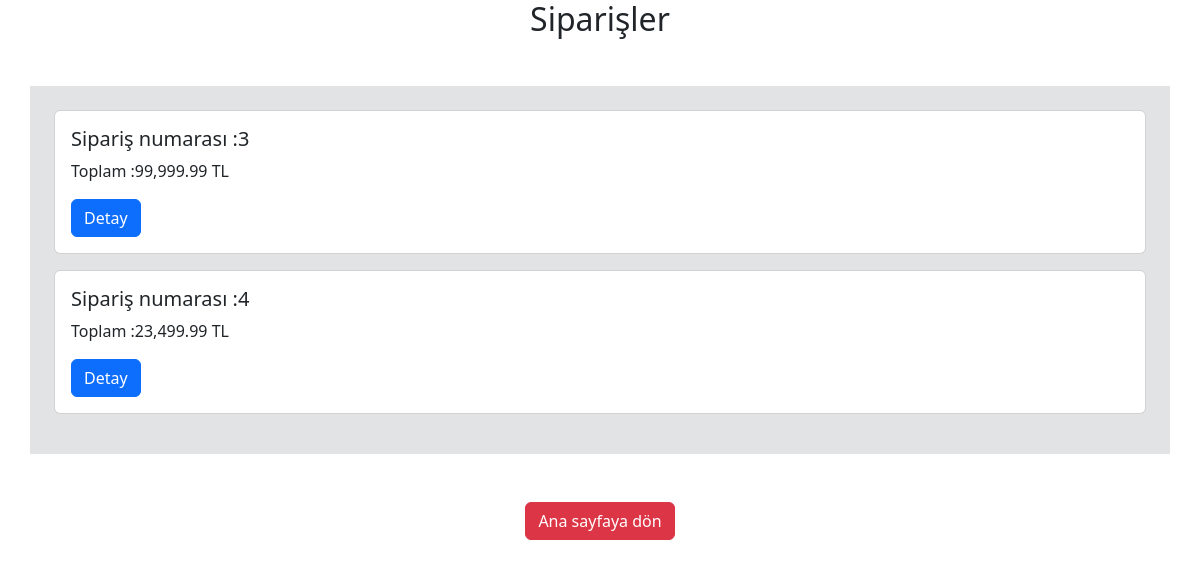
/orders.php, run on the app's committed database.
### tables this page shows
CREATE TABLE `orders` (
  `ID` int(11) NOT NULL,
  `total` double NOT NULL
);

### orders.php (the view, shortened to what this page needs)
<?php
require_once("libs/db.php");
$orders=$db->query("select * from orders");
?>
<!DOCTYPE html>
<html lang="tr">
<head>
    <link rel="stylesheet" href="assets/css/style.css">
    <link rel="stylesheet" href="assets/css/bootstrap.min.css">
</head>
<body>
    <div class="container">
        <h2 class="text-center">Siparişler</h2>
        <div class="row justify-content-evenly bg-secondary-subtle mt-5">
            <div class="col-12 p-2">
                <div class="col-12 p-3">
                <?php while ($row = $orders->fetch_object()) : ?>
                        <div class="card mb-3">
                            <div class="card-body">
                                <h5 class="card-title">Sipariş numarası :<?php echo $row->ID; ?></h5>
                                <p class="card-text">Toplam :<?php echo number_format($row->total, 2, ".", ","); ?> TL</p>
                                <a href="order_detail.php?ID=<?php echo $row->ID; ?>" class="btn btn-primary">Detay</a>
                            </div>
                        </div>
                    <?php endwhile; ?>
                </div>
            </div>
        </div>
        <div class="row mt-5">
            <div class="col-12 text-center">
                <a href="index.php" class="btn btn-danger">Ana sayfaya dön</a>
            </div>
        </div>
    </div>
</body>
</html>

### data on the page
orders: ID "3", total "99,999.99"
orders: ID "4", total "23,499.99"
